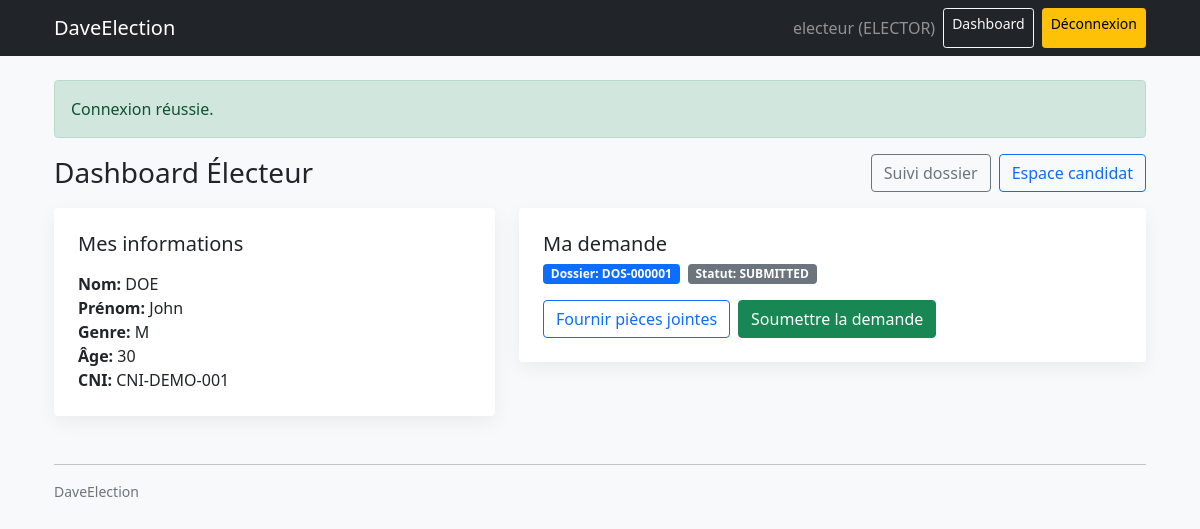
Page /elector/index.php (signed in) on the committed database.
### tables this page shows
CREATE TABLE users (
  id INT PRIMARY KEY AUTO_INCREMENT,
  username VARCHAR(80) NOT NULL UNIQUE,
  password_hash VARCHAR(255) NOT NULL,
  role ENUM('DIRECTION','AGENT','ELECTOR') NOT NULL,
  created_at TIMESTAMP NOT NULL DEFAULT CURRENT_TIMESTAMP
);

CREATE TABLE enrollments (
  id INT PRIMARY KEY AUTO_INCREMENT,
  dossier_code VARCHAR(20) NOT NULL UNIQUE,
  elector_id INT NOT NULL,
  created_by_role ENUM('ONLINE','AGENT') NOT NULL,
  created_by_user_id INT NULL,
  status ENUM('PRE_ENROLLED','SUBMITTED','APPROVED','REJECTED') NOT NULL DEFAULT 'PRE_ENROLLED',
  direction_comment VARCHAR(255) NULL,
  submitted_at TIMESTAMP NULL DEFAULT NULL,
  reviewed_at TIMESTAMP NULL DEFAULT NULL,
  approved_at TIMESTAMP NULL DEFAULT NULL,
  rejected_at TIMESTAMP NULL DEFAULT NULL,
  created_at TIMESTAMP NOT NULL DEFAULT CURRENT_TIMESTAMP,
  CONSTRAINT fk_enrollments_elector FOREIGN KEY (elector_id) REFERENCES electors(id) ON DELETE CASCADE,
  CONSTRAINT fk_enrollments_user FOREIGN KEY (created_by_user_id) REFERENCES users(id) ON DELETE SET NULL
);

CREATE TABLE electors (
  id INT PRIMARY KEY AUTO_INCREMENT,
  user_id INT NULL,
  nom VARCHAR(100) NOT NULL,
  prenom VARCHAR(100) NOT NULL,
  genre ENUM('M','F','AUTRE') NOT NULL,
  age INT NOT NULL,
  cni VARCHAR(50) NOT NULL UNIQUE,
  profile_photo VARCHAR(255) NULL,
  created_at TIMESTAMP NOT NULL DEFAULT CURRENT_TIMESTAMP,
  updated_at TIMESTAMP NULL DEFAULT NULL,
  CONSTRAINT fk_electors_user FOREIGN KEY (user_id) REFERENCES users(id) ON DELETE SET NULL
);

### app/helpers.php (called while the page is built, shortened)
<?php
function base_url(array $config, string $path = ''): string
{
    $base = rtrim($config['app']['base_url'], '/');
    $path = '/' . ltrim($path, '/');
    return $base . ($path === '/' ? '' : $path);
}
function e(string $v): string
{
    return htmlspecialchars($v, ENT_QUOTES, 'UTF-8');
}
function flash_get(string $key): ?array
{
    $v = $_SESSION['_flash'][$key];
    return $v;
}

### app/auth.php (called while the page is built, shortened)
<?php
function current_user(PDO $pdo): ?array
{
    $st = $pdo->prepare('SELECT id, username, role FROM users WHERE id = ?');
    $st->execute([$_SESSION['user_id']]);
    $u = $st->fetch();
    return $u ?: null;
}
function is_logged_in(): bool
{
    return !empty($_SESSION['user_id']);
}
function require_role(PDO $pdo, array $config, string $role): array
{
    $u = current_user($pdo);
    return $u;
}

### public/elector/index.php (the view, shortened to what this page needs)
<?php
require_once __DIR__ . '/../../app/bootstrap.php';
$user = require_role($pdo, $config, 'ELECTOR');
$st = $pdo->prepare(
    'SELECT e.id AS elector_id, e.nom, e.prenom, e.genre, e.age, e.cni,
            en.id AS enrollment_id, en.dossier_code, en.status, en.direction_comment
     FROM electors e
     LEFT JOIN enrollments en ON en.elector_id = e.id
     WHERE e.user_id = ?
     ORDER BY en.id DESC
     LIMIT 1'
);
$st->execute([(int)$user['id']]);
$row = $st->fetch();
require __DIR__ . '/../_layout_top.php';
?>
<div class="d-flex justify-content-between align-items-center mb-3">
  <h3 class="mb-0">Dashboard Électeur</h3>
  <div class="d-flex flex-wrap gap-2">
    <a class="btn btn-outline-secondary" href="<?= e(base_url($config, 'track.php')) ?>">Suivi dossier</a>
    <a class="btn btn-outline-primary" href="<?= e(base_url($config, 'candidate/index.php')) ?>">Espace candidat</a>
  </div>
</div>
<?php if (!$row): ?>
  <div class="alert alert-warning">Aucun profil électeur trouvé.</div>
<?php else: ?>
  <div class="row g-4">
    <div class="col-lg-5">
      <div class="card card-soft">
        <div class="card-body p-4">
          <h5 class="mb-3">Mes informations</h5>
          <div><strong>Nom:</strong> <?= e($row['nom']) ?></div>
          <div><strong>Prénom:</strong> <?= e($row['prenom']) ?></div>
          <div><strong>Genre:</strong> <?= e($row['genre']) ?></div>
          <div><strong>Âge:</strong> <?= e((string)$row['age']) ?></div>
          <div><strong>CNI:</strong> <?= e($row['cni']) ?></div>
        </div>
      </div>
    </div>
    <div class="col-lg-7">
      <div class="card card-soft">
        <div class="card-body p-4">
          <h5 class="mb-2">Ma demande</h5>
          <?php if (empty($row['dossier_code'])): ?>
            <div class="alert alert-warning mb-0">Aucune demande trouvée.</div>
          <?php else: ?>
            <div class="d-flex flex-wrap gap-2 align-items-center mb-3">
              <span class="badge text-bg-primary">Dossier: <?= e($row['dossier_code']) ?></span>
              <span class="badge text-bg-secondary">Statut: <?= e($row['status']) ?></span>
            </div>
            <div class="d-flex flex-wrap gap-2">
              <a class="btn btn-outline-primary" href="<?= e(base_url($config, 'elector/upload.php')) ?>">Fournir pièces jointes</a>
              <a class="btn btn-success" href="<?= e(base_url($config, 'elector/submit.php')) ?>">Soumettre la demande</a>
            </div>
          <?php endif; ?>
        </div>
      </div>
    </div>
  </div>
<?php endif; ?>
<?php require __DIR__ . '/../_layout_bottom.php'; ?>

### public/_layout_top.php (shortened to what this page needs)
<!doctype html>
<html lang="fr">
<head>
    <link rel="stylesheet" href="../assets/css/bootstrap.min.css">
  <link href="https://cdn.jsdelivr.net/npm/bootstrap@5.3.3/dist/css/bootstrap.min.css" rel="stylesheet">
    <link rel="stylesheet" href="../public/assets/css/bootstrap.min.css">
  <link href="<?= e(base_url($config, 'assets/css/app.css')) ?>" rel="stylesheet">
</head>
<body class="bg-light">
<nav class="navbar navbar-expand-lg navbar-dark bg-dark">
  <div class="container">
    <a class="navbar-brand" href="<?= e(base_url($config, 'index.php')) ?>">DaveElection</a>
    <div class="ms-auto d-flex gap-2">
      <?php if (!empty($user)): ?>
        <span class="navbar-text text-white-50">
          <?= e($user['username']) ?> (<?= e($user['role']) ?>)
        </span>
        <a class="btn btn-outline-light btn-sm" href="<?= e(base_url($config, 'dashboard.php')) ?>">Dashboard</a>
        <a class="btn btn-warning btn-sm" href="<?= e(base_url($config, 'logout.php')) ?>">Déconnexion</a>
      <?php else: ?>
        <a class="btn btn-outline-light btn-sm" href="<?= e(base_url($config, 'login.php')) ?>">Connexion</a>
        <a class="btn btn-success btn-sm" href="<?= e(base_url($config, 'register.php')) ?>">Inscription (Électeur)</a>
      <?php endif; ?>
    </div>
  </div>
</nav>
<main class="container py-4">
  <?php if ($f = flash_get('main')): ?>
    <div class="alert alert-<?= e($f['type']) ?>"><?= e($f['message']) ?></div>
  <?php endif; ?>

### public/_layout_bottom.php (shortened to what this page needs)
  <hr class="mt-5">
  <div class="text-muted small pb-3">
    DaveElection
  </div>
</main>
</body>
</html>

### public/assets/css/app.css (style rules this page uses)
body { font-family: system-ui, -apple-system, Segoe UI, Roboto, Arial, sans-serif; }
.card-soft { border: 0; box-shadow: 0 6px 20px rgba(0,0,0,.06); }

### rows in the picture
users: username "electeur", role "ELECTOR"
enrollments: elector.nom "DOE", elector.prenom "John", elector.genre "M", elector.age "30", elector.cni "CNI-DEMO-001", dossier_code "DOS-000001", status "SUBMITTED"

### other values in the picture
$f['message'] "Connexion réussie."
